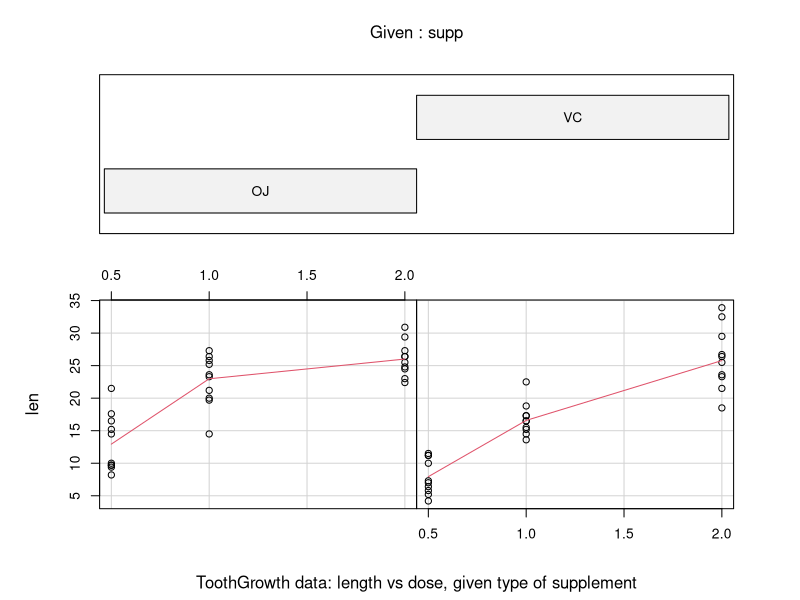

The R source for this figure: (Note: this script raises an error after producing the figure.)
library(datasets)
data(ToothGrowth)

str(ToothGrowth)
summary(ToothGrowth)

head(ToothGrowth)
tail(ToothGrowth)

# ---------------------------------------------------------
require(graphics)
coplot(len ~ dose | supp, data = ToothGrowth, panel = panel.smooth,
       xlab = "ToothGrowth data: length vs dose, given type of supplement")
# ---------------------------------------------------------
g <- ggplot(subset(ToothGrowth, supp %in% c("VC", "OJ"))) 
g <- g + geom_boxplot(aes( x = dose, y = len, group = dose, colour = dose, fill = dose))
g <- g + facet_grid(. ~ supp)
g <- g + ggtitle("Analysis of Tooth Growth by Increasing Dose & Supp Type")
g <- g + theme(plot.title = element_text(lineheight=.40, face="bold"))
g
# ---------------------------------------------------------
library(ggplot2)
g <- ggplot(ToothGrowth, aes(x = factor(dose), y=len))
g <- g + geom_boxplot()
g <- g + facet_grid(~supp)
g <- g + ggtitle('Analyzing ToothGrowth data')
g
# ---------------------------------------------------------
library(plyr)
TG_summary <- ddply(ToothGrowth , .(dose, supp) , summarize, mean = mean(len), sd = sd(len))
as.factor(TG_summary$dose)
TG_summary

# ---------------------------------------------------------



# by supp
t.test(len ~ supp, data = ToothGrowth)

# by dose
tw05 <- subset(ToothGrowth, dose == 0.5)
tw10 <- subset(ToothGrowth, dose == 1.0)
tw20 <- subset(ToothGrowth, dose == 2.0)

t.test(len ~ supp, data = tw05, paired = FALSE)
t.test(len ~ supp, data = tw10, paired = FALSE)
t.test(len ~ supp, data = tw20, paired = FALSE)


# conclusion
